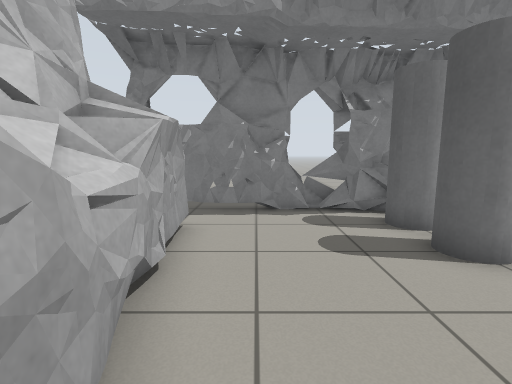
view 1 (above)

13 first-person views from a walk through a Gazebo world. The camera is 0.91 m above the floor, tilts 8° down and sees 85° across. The floor is counted in squares, 0.5 m on a side. Each view is taken from the middle of a square. On the plan, view 1 faces up. The plan holds only what a view shows up to about 15 squares ahead; the rest is blank.

view 2
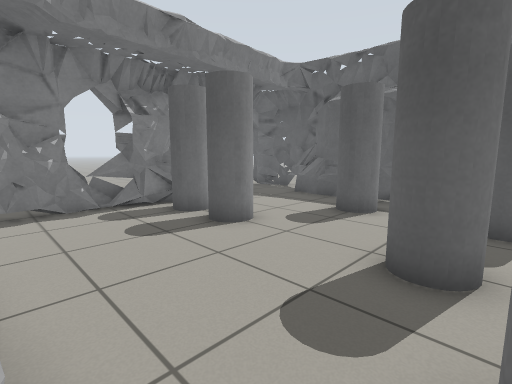

view 3
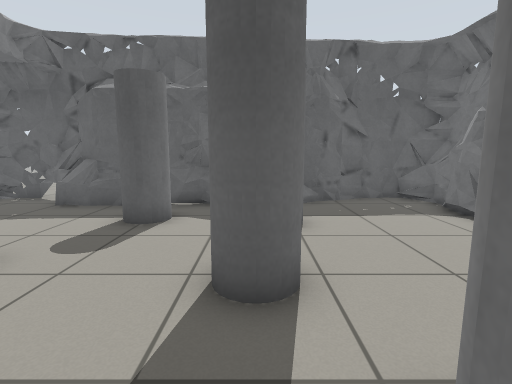

view 4
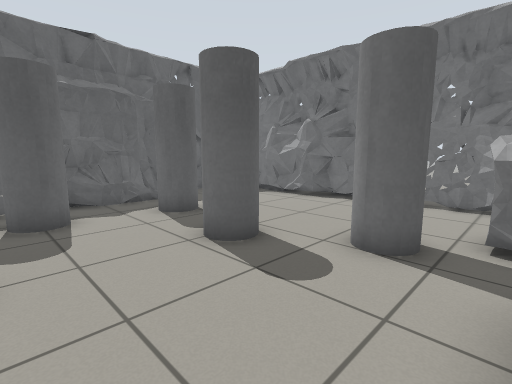

view 5
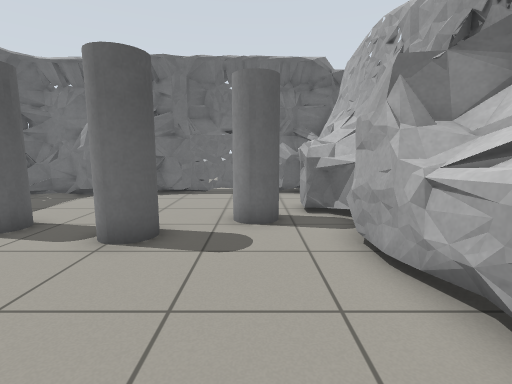

view 6
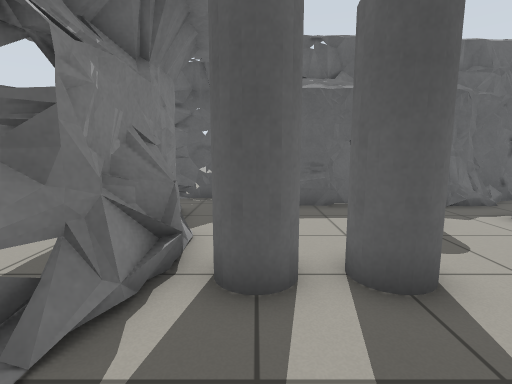

view 7
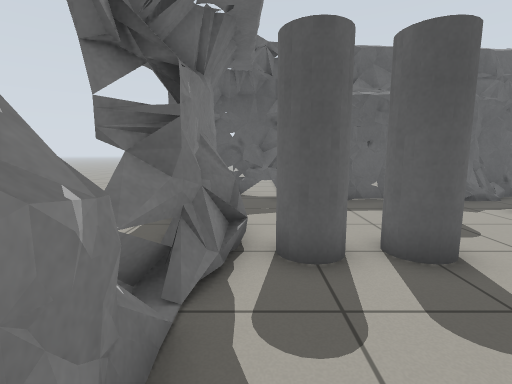

view 8
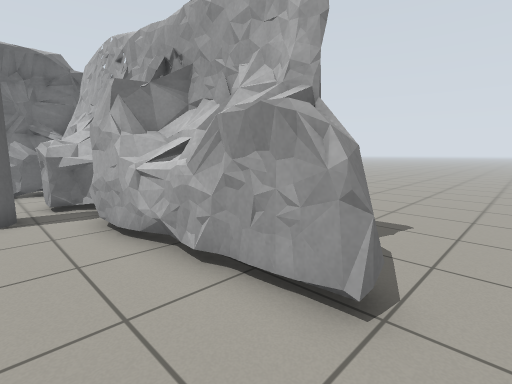

view 9
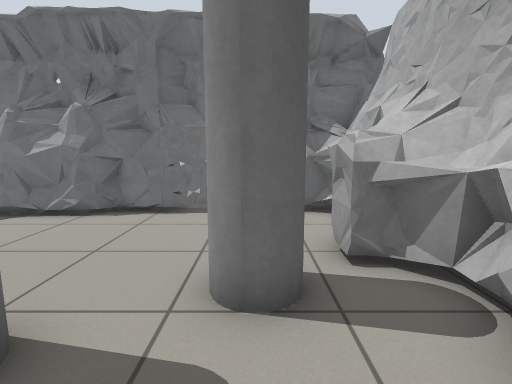

view 10
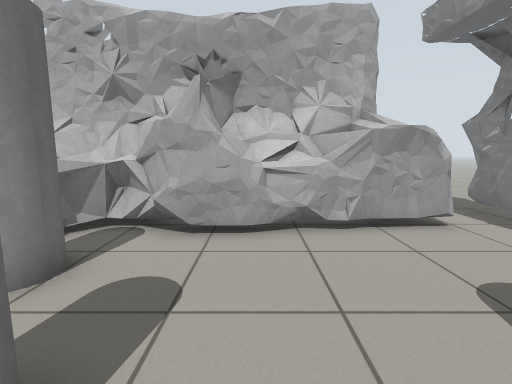

view 11
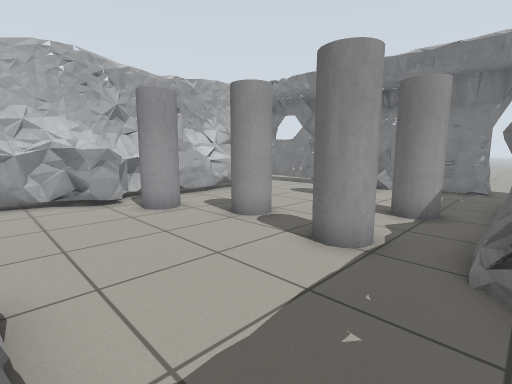

view 12
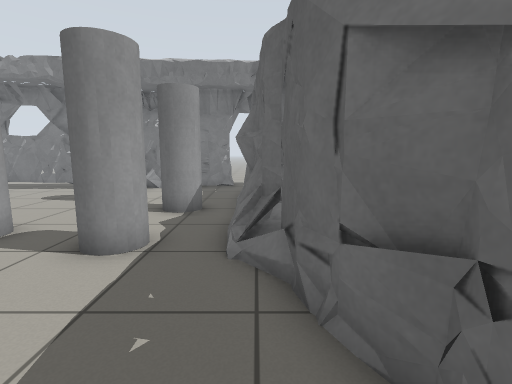

view 13
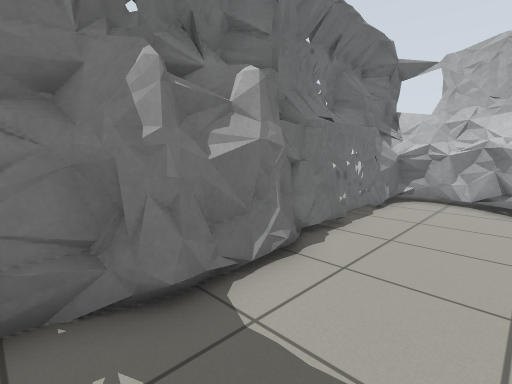

### Floor plan
Key: @ floor where view 1 was taken; # wall or solid block; x gap in a wall; . floor; = window, fence, low wall or low ledge; C grey cylinder.
Columns run from 6 left of view 1 to 13 right of it. Each row starts with its distance up from view 1.
 11           ..
 10  .... ##.#.. ##..#
  9  .######=######..#..
  8 ..........x......#..
  7 ..........C.....##..
  6 ...##...........##
  5    ##.....C.....##
  4    ##...........#
  3    ##........CC.#
  2    ##=..........#
  1    ###..........##
  0    ###@..CC..C..##
 -1    ##..C.....CC.##
 -2    ###.C........##
 -3    ###...........#
 -4     ##...........#
 -5    .#............#
 -6    .##......####.#
 -7    .##############
 -8     ##  ..     ##

Where each view was taken, in squares from view 1:
view 1: 0 up, 0 right, facing up
view 2: 1 down, 1 left, facing up-right
view 3: 0 up, 0 right, facing right
view 4: 4 up, 1 left, facing down-right
view 5: 6 up, 1 right, facing down
view 6: 7 up, 0 right, facing right
view 7: 8 up, 1 left, facing right
view 8: 8 up, 1 right, facing down-left
view 9: 2 up, 1 right, facing down
view 10: 2 up, 5 right, facing left
view 11: 6 down, 10 right, facing up-left
view 12: 6 down, 10 right, facing up
view 13: 3 down, 10 right, facing down-left
